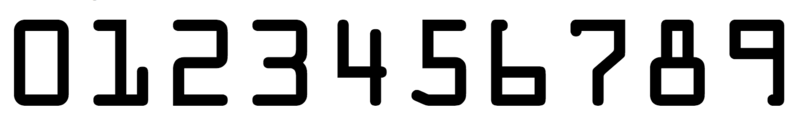
#> input picture item_11/Resources/ocr_a_reference.png, 800 x 126 px
$ python caught_numbles.py
#> lines starting #> are read from the running program, lines starting #| are printed output that depends on the picture; after the words box and inside, x2 and y2 are one past the last pixel; in counts of white or black regions, pixels touching at a corner belong together
import cv2
import numpy as np


def stackImages(scale, imgArray):
    rows = len(imgArray)
    cols = len(imgArray[0])
    rowsAvailable = isinstance(imgArray[0], list)
    width = imgArray[0][0].shape[1]
    height = imgArray[0][0].shape[0]
    if rowsAvailable:
        for x in range ( 0, rows):
            for y in range(0, cols):
                if imgArray[x][y].shape[:2] == imgArray[0][0].shape[:2]:
                    imgArray[x][y] = cv2.resize(imgArray[x][y], (0, 0), None, scale, scale)
                else:
                    imgArray[x][y] = cv2.resize(imgArray[x][y], (imgArray[0][0].shape[1], imgArray[0][0].shape[0]), None, scale, scale)
                if len(imgArray[x][y].shape) == 2:
                    imgArray[x][y] = cv2.cvtColor(imgArray[x][y], cv2.COLOR_GRAY2BGR)
        imageBlank = np.zeros((height, width, 3), np.uint8)
        hor = [imageBlank]*rows
        hor_con = [imageBlank]*rows
        for x in range(0, rows):
            hor[x] = np.hstack(imgArray[x])
        ver = np.vstack(hor)
    else:
        for x in range(0, rows):
            if imgArray[x].shape[:2] == imgArray[0].shape[:2]:
                imgArray[x] = cv2.resize(imgArray[x], (0, 0), None, scale, scale)
            else:
                imgArray[x] = cv2.resize(imgArray[x], (imgArray[0].shape[1], imgArray[0].shape[0]), None,scale, scale)
            if len(imgArray[x].shape) == 2:
                imgArray[x] = cv2.cvtColor(imgArray[x], cv2.COLOR_GRAY2BGR)
        hor = np.hstack(imgArray)
        ver = hor
    return ver


img = cv2.imread('./Resources/ocr_a_reference.png')
#> img is the input picture: shape (126, 800, 3); mean B, G, R 200.7, 200.7, 200.7
img_gray = cv2.cvtColor(img, cv2.COLOR_BGR2GRAY)
img_dilate = cv2.threshold(img_gray, 10, 255, cv2.THRESH_BINARY_INV)[1]
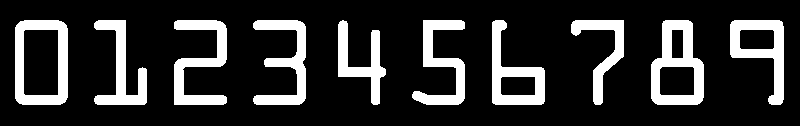
#> img_dilate: shape (126, 800); 18.5% white; 10 white regions

contours, hierarchy = cv2.findContours(img_dilate, cv2.RETR_EXTERNAL, cv2.CHAIN_APPROX_SIMPLE)
#> contours = 10 contours; largest, box (x1, y1, x2, y2) and area: (15, 20, 68, 105) 4288, (651, 20, 704, 105) 3464, (730, 20, 784, 105) 2408, (492, 20, 545, 105) 2338, (174, 20, 227, 105) 1810
cv2.drawContours(img, contours, -1, (0, 0, 255), 3)
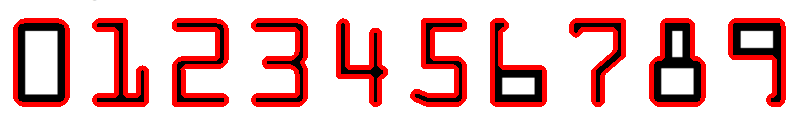
#> img: shape (126, 800, 3); 15.58% of pixels changed, all inside (x1, y1, x2, y2) = (13, 18, 786, 107)

digits = {}
for i, cnt in enumerate(contours):
    # cv2.drawContours(img, cnt, -1, (0, 0, 255), 3)
    (x, y, w, h) = cv2.boundingRect(cnt)
    roi = img_dilate[y:y + h, x:x + w]
    roi = cv2.resize(roi, (57, 88))
    digits[i] = roi
#> this loop made 10 passes
#> (x, w) on passes 1 to 10: (730, 54), (651, 53), (571, 53), (492, 53), (412, 53), (338, 48), (253, 53), (174, 53), (94, 53), (15, 53)
#> pass 1, `roi = img_dilate[y:y + h, x:x + w]`:
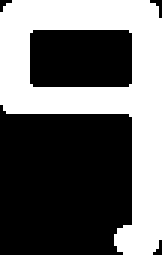
#> roi: shape (85, 54) (shown 3 times larger); 41.4% white; 1 white region, box (x1, y1, x2, y2) and area: (0, 0, 54, 85) 1901
#> pass 1, `roi = cv2.resize(roi, (57, 88))`:
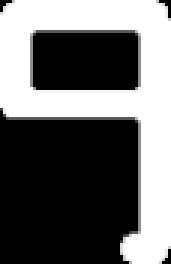
#> roi: shape (88, 57) (shown 3 times larger); min 0, max 255, mean 105.6
#> pass 2, `roi = img_dilate[y:y + h, x:x + w]`:
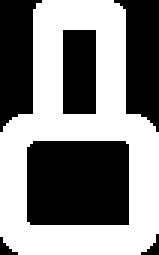
#> roi: shape (85, 53) (shown 3 times larger); 51.8% white; 6 black regions (2 under 20 px), largest, box (x1, y1, x2, y2) and area: (9, 47, 43, 75) 947, (38, 0, 53, 44) 442, (0, 0, 14, 44) 440, (21, 10, 32, 38) 308
#> pass 2, `roi = cv2.resize(roi, (57, 88))`:
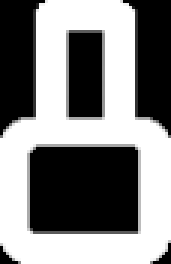
#> roi: shape (88, 57) (shown 3 times larger); min 0, max 255, mean 132
#> after the loop, digits = 10 items


img_stack = stackImages(0.7, ([img, img_gray, img_dilate]))
#> in stackImages, `rows = len(imgArray)`: rows = 3
#> in stackImages, `cols = len(imgArray[0])`: cols = 126
#> in stackImages, `rowsAvailable = isinstance(imgArray[0], list)`: rowsAvailable = False
#> after the loop in stackImages, `for x in range(0, rows):`: imgArray = 3 items
#> in stackImages, `hor = np.hstack(imgArray)`:
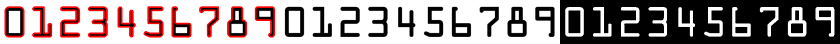
#> hor: shape (88, 1680, 3) (shown at 1/2 size); mean of channels 0, 1, 2 146.1, 146.1, 159.3; drawn as B, G, R
cv2.imshow('Stack Image', img_stack)
cv2.waitKey(0)

print(digits[0])
#> (printed output is left out)
